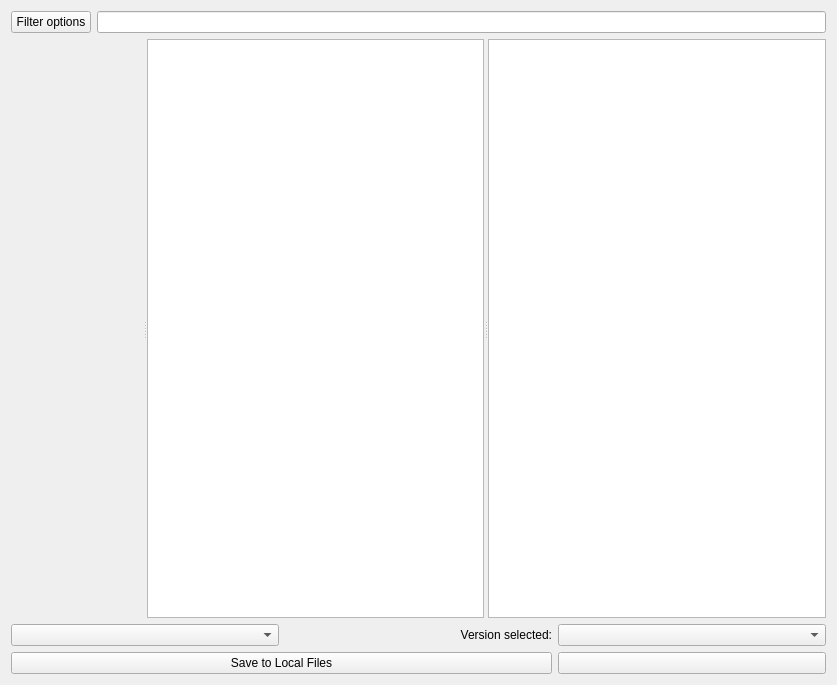
<?xml version="1.0" encoding="UTF-8"?>
<ui version="4.0">
 <class>ResourcePage</class>
 <widget class="QWidget" name="ResourcePage">
  <property name="geometry">
   <rect>
    <x>0</x>
    <y>0</y>
    <width>837</width>
    <height>685</height>
   </rect>
  </property>
  <layout class="QVBoxLayout" name="verticalLayout">
   <item>
    <layout class="QHBoxLayout" name="horizontalLayout">
     <item>
      <widget class="QPushButton" name="resourceFilterButton">
       <property name="text">
        <string>Filter options</string>
       </property>
      </widget>
     </item>
     <item>
      <widget class="QLineEdit" name="searchEdit"/>
     </item>
    </layout>
   </item>
   <item>
    <widget class="QSplitter" name="splitter">
     <property name="orientation">
      <enum>Qt::Horizontal</enum>
     </property>
     <property name="childrenCollapsible">
      <bool>false</bool>
     </property>
     <widget class="QWidget" name="filterWidget" native="true"/>
     <widget class="QListView" name="packView">
      <property name="horizontalScrollBarPolicy">
       <enum>Qt::ScrollBarAlwaysOff</enum>
      </property>
      <property name="alternatingRowColors">
       <bool>true</bool>
      </property>
      <property name="iconSize">
       <size>
        <width>48</width>
        <height>48</height>
       </size>
      </property>
      <property name="verticalScrollMode">
       <enum>QAbstractItemView::ScrollPerPixel</enum>
      </property>
     </widget>
     <widget class="ProjectDescriptionPage" name="packDescription">
      <property name="openExternalLinks">
       <bool>false</bool>
      </property>
      <property name="openLinks">
       <bool>false</bool>
      </property>
     </widget>
    </widget>
   </item>
   <item>
    <layout class="QGridLayout" name="gridLayout_4" columnstretch="0,0,0">
     <item row="0" column="2">
      <widget class="QComboBox" name="versionSelectionBox"/>
     </item>
     <item row="0" column="1">
      <widget class="QLabel" name="label">
       <property name="text">
        <string>Version selected:</string>
       </property>
       <property name="alignment">
        <set>Qt::AlignRight|Qt::AlignTrailing|Qt::AlignVCenter</set>
       </property>
      </widget>
     </item>
     <item row="0" column="0">
      <widget class="QComboBox" name="sortByBox"/>
     </item>
     <item row="1" column="2">
      <widget class="QPushButton" name="resourceSelectionButton"/>
     </item>
     <item row="1" column="0" colspan="2">
      <widget class="QPushButton" name="addToLibraryButton">
       <property name="text">
        <string>Save to Local Files</string>
       </property>
       <property name="toolTip">
        <string>Download this version into your local files folder, where it can be installed into any instance later without downloading it again.</string>
       </property>
      </widget>
     </item>
    </layout>
   </item>
  </layout>
 </widget>
 <customwidgets>
  <customwidget>
   <class>ProjectDescriptionPage</class>
   <extends>QTextBrowser</extends>
   <header>ui/widgets/ProjectDescriptionPage.h</header>
  </customwidget>
 </customwidgets>
 <tabstops>
  <tabstop>packView</tabstop>
  <tabstop>packDescription</tabstop>
  <tabstop>sortByBox</tabstop>
  <tabstop>versionSelectionBox</tabstop>
  <tabstop>addToLibraryButton</tabstop>
  <tabstop>resourceSelectionButton</tabstop>
 </tabstops>
 <resources/>
 <connections/>
</ui>
